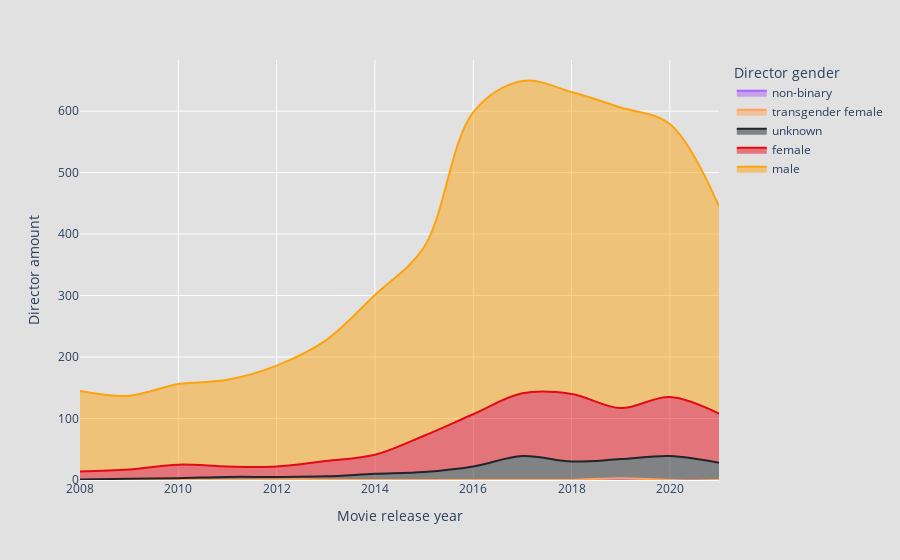

The notebook cell this image was saved under:
### Code cell
fig = px.area(df2, x="year", y="val", color="gender", line_shape='spline', color_discrete_map= {'male': '#fca311', 'female':'#E50914', 'unknown': '#212529'}, labels={'gender':'Director gender', 'val':'Director amount', 'year': 'Movie release year'})
fig.update_traces( marker=dict(line=dict(width=2)),textfont=dict(family="Helvetica",size=16,color="black"),hoverlabel=dict(font_size=14,font_family="Helvetica"))
fig.update_layout(paper_bgcolor="#e1e1e1", plot_bgcolor = 'rgba(0, 0, 0, 0)', hoverlabel_bordercolor='black' )
fig.write_html('visualization/six.html')
fig.show()

### Figure 1 — Plotly figure (JSON) as saved in the notebook; plotly's stock layout.template omitted (floating-point values rounded to 4 significant figures)
{"data": [{"hoverlabel": {"font": {"family": "Helvetica", "size": 14}}, "hovertemplate": "Director gender=non-binary<br>Movie release year=%{x}<br>Director amount=%{y}<extra></extra>", "legendgroup": "non-binary", "line": {"color": "#ab63fa", "shape": "spline"}, "marker": {"line": {"width": 2}, "symbol": "circle"}, "mode": "lines", "name": "non-binary", "orientation": "v", "showlegend": true, "stackgroup": "1", "textfont": {"color": "black", "family": "Helvetica", "size": 16}, "type": "scatter", "x": [2019, 2013], "xaxis": "x", "y": [1, 1], "yaxis": "y"}, {"hoverlabel": {"font": {"family": "Helvetica", "size": 14}}, "hovertemplate": "Director gender=transgender female<br>Movie release year=%{x}<br>Director amount=%{y}<extra></extra>", "legendgroup": "transgender female", "line": {"color": "#FFA15A", "shape": "spline"}, "marker": {"line": {"width": 2}, "symbol": "circle"}, "mode": "lines", "name": "transgender female", "orientation": "v", "showlegend": true, "stackgroup": "1", "textfont": {"color": "black", "family": "Helvetica", "size": 16}, "type": "scatter", "x": [2019, 2012, 2009], "xaxis": "x", "y": [2, 1, 1], "yaxis": "y"}, {"hoverlabel": {"font": {"family": "Helvetica", "size": 14}}, "hovertemplate": "Director gender=unknown<br>Movie release year=%{x}<br>Director amount=%{y}<extra></extra>", "legendgroup": "unknown", "line": {"color": "#212529", "shape": "spline"}, "marker": {"line": {"width": 2}, "symbol": "circle"}, "mode": "lines", "name": "unknown", "orientation": "v", "showlegend": true, "stackgroup": "1", "textfont": {"color": "black", "family": "Helvetica", "size": 16}, "type": "scatter", "x": [2021, 2020, 2019, 2018, 2017, 2016, 2015, 2014, 2013, 2012, 2011, 2010, 2009, 2008], "xaxis": "x", "y": [28, 39, 31, 30, 39, 22, 13, 10, 5, 4, 5, 3, 1, 1], "yaxis": "y"}, {"hoverlabel": {"font": {"family": "Helvetica", "size": 14}}, "hovertemplate": "Director gender=female<br>Movie release year=%{x}<br>Director amount=%{y}<extra></extra>", "legendgroup": "female", "line": {"color": "#E50914", "shape": "spline"}, "marker": {"line": {"width": 2}, "symbol": "circle"}, "mode": "lines", "name": "female", "orientation": "v", "showlegend": true, "stackgroup": "1", "textfont": {"color": "black", "family": "Helvetica", "size": 16}, "type": "scatter", "x": [2021, 2020, 2019, 2018, 2017, 2016, 2015, 2014, 2013, 2012, 2011, 2010, 2009, 2008], "xaxis": "x", "y": [80, 96, 83, 110, 102, 85, 59, 31, 25, 17, 17, 22, 15, 13], "yaxis": "y"}, {"hoverlabel": {"font": {"family": "Helvetica", "size": 14}}, "hovertemplate": "Director gender=male<br>Movie release year=%{x}<br>Director amount=%{y}<extra></extra>", "legendgroup": "male", "line": {"color": "#fca311", "shape": "spline"}, "marker": {"line": {"width": 2}, "symbol": "circle"}, "mode": "lines", "name": "male", "orientation": "v", "showlegend": true, "stackgroup": "1", "textfont": {"color": "black", "family": "Helvetica", "size": 16}, "type": "scatter", "x": [2021, 2020, 2019, 2018, 2017, 2016, 2015, 2014, 2013, 2012, 2011, 2010, 2009, 2008], "xaxis": "x", "y": [337, 444, 489, 491, 508, 491, 307, 260, 196, 164, 141, 131, 120, 131], "yaxis": "y"}], "layout": {"hoverlabel": {"bordercolor": "black"}, "legend": {"title": {"text": "Director gender"}, "tracegroupgap": 0}, "margin": {"t": 60}, "paper_bgcolor": "#e1e1e1", "plot_bgcolor": "rgba(0, 0, 0, 0)", "xaxis": {"anchor": "y", "domain": [0, 1], "title": {"text": "Movie release year"}}, "yaxis": {"anchor": "x", "domain": [0, 1], "title": {"text": "Director amount"}}}}
